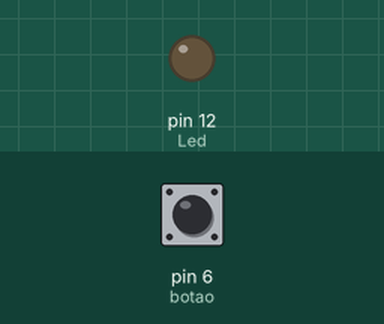
A sketch run on a simulated Arduino Uno, built with avr-gcc and run on an emulated ATmega328P. On the bench: output pins drawn as LEDs (lit = HIGH). Inputs (shaded band) come from the test bench; at power-on: pin 6 (botao) HIGH.

Above: at 1.2 s.
1.3 s: pin 6 (botao) pulled LOW for 0.15 s
At 1.37 s:
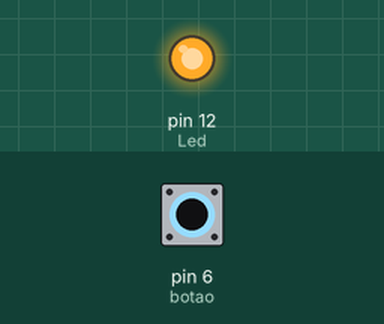
2.9 s: pin 6 (botao) pulled LOW for 3.2 s
At 7.3 s:
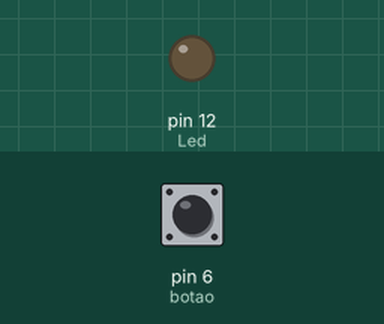
Timing chart, 0 to 8.8 s (numbered marks = the images above; inputs shaded):
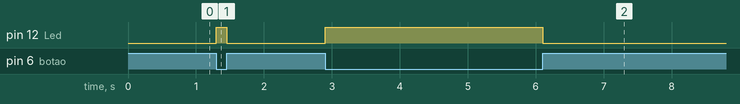

Measured:
- after the input at 1.3 s, pin 12 (Led): LOW → HIGH at once, → LOW 0.15 s later
- after the input at 2.9 s, pin 12 (Led): LOW → HIGH at once, → LOW 3.2 s later

The sketch:

_5programa.ino
```cpp
int Led = 12;//onde esta ligado o led
int botao = 6;

void setup(){

    pinMode (Led,OUTPUT);
    pinMode (botao,INPUT);}
void loop(){

  if(digitalRead(botao)==LOW){
    digitalWrite(Led,HIGH);//LOW
  }
  else{
    digitalWrite(Led,LOW);
  }
}
```
